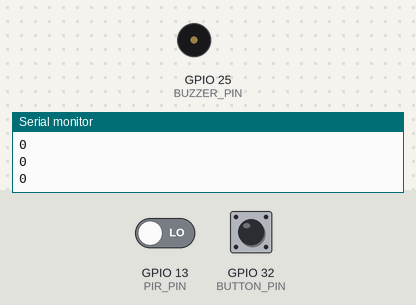
Recording of a sketch running on a simulated ESP32. Parts: buzzer (waves = sounding, pin HIGH), the last lines printed to the serial monitor. The test bench sets the inputs (shaded band); at power-on: GPIO 32 (BUTTON_PIN) LOW, GPIO 13 (PIR_PIN) LOW.

Above: at 2.8 s.
2.9 s: GPIO 32 (BUTTON_PIN) pulled HIGH for 1.2 s
At 3.8 s:
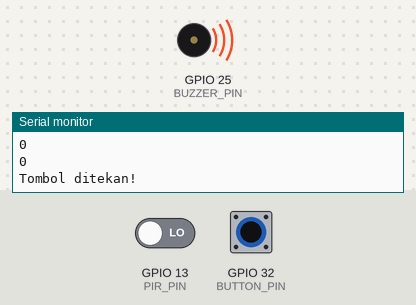
9.5 s: GPIO 32 (BUTTON_PIN) pulled HIGH for 3.2 s
At 14.6 s:
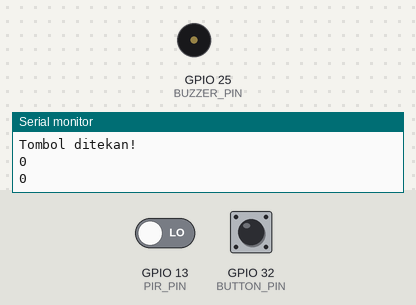
Timing chart, 0 to 16.1 s (numbered marks = the images above; inputs shaded):
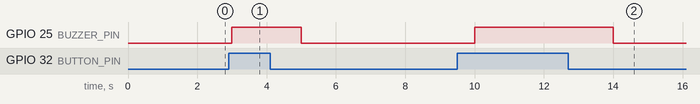

Measured:
- after the input at 2.9 s, GPIO 25 (BUZZER_PIN): LOW → HIGH after 0.10 s, → LOW 2.0 s later
- after the input at 9.5 s, GPIO 25 (BUZZER_PIN): LOW → HIGH after 0.50 s, → LOW 4.0 s later

The sketch:

capstone.ino
```cpp
#define BUTTON_PIN 32  // Pin tempat tombol terhubung
#define BUZZER_PIN 25
#define PIR_PIN 13

void setup() {
  Serial.begin(115200);            // Memulai komunikasi serial
  pinMode(BUTTON_PIN, INPUT_PULLDOWN);      // Set pin 14 sebagai input
  pinMode(BUZZER_PIN, OUTPUT);
  pinMode(PIR_PIN, INPUT);
}

void loop() {
  int buttonState = digitalRead(BUTTON_PIN);
  int pirState = digitalRead(PIR_PIN);

  if (buttonState == HIGH) {  // Jika tombol ditekan dan ada aliran listrik (HIGH)
    Serial.println("Tombol ditekan!");
    digitalWrite(BUZZER_PIN, HIGH);
    delay(1000);  // Delay kecil untuk debouncing
  } else {
    digitalWrite(BUZZER_PIN, LOW);
  }

 if (pirState == HIGH) {
     Serial.println("Gerakan Terdeteksi!");
   }

  Serial.println(pirState);

  delay(1000);
}
```
